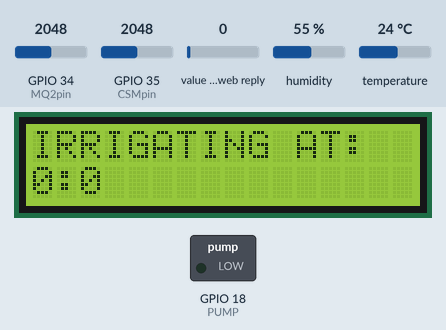
The sketch below on a simulated ESP32. On the bench: 16×2 character LCD, switched loads named in the sketch (green lamp = pin HIGH). The test bench sets the inputs (shaded band); at power-on: value in the web reply 0, humidity 55 %, GPIO 34 (MQ2pin) = 2048, GPIO 35 (CSMpin) = 2048, temperature 24 °C. WiFi joins after 1.5 s; servers stay silent unless stated; the local clock reads 2024-03-15 10:24:30 at power-on unless the sketch sets it; web services answer with replies made up by the test bench; what the sketch prints to the serial monitor is not drawn.

Above: at 7.8 s.
7.9 s: value in the web reply set to 2
At 21.7 s:
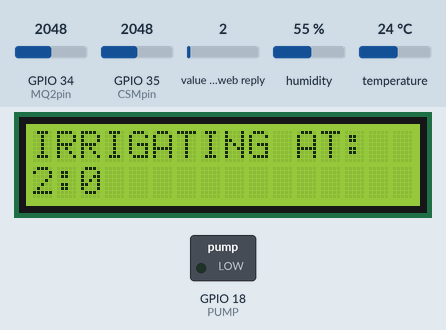
21.9 s: humidity set to 22 %
At 25.6 s:
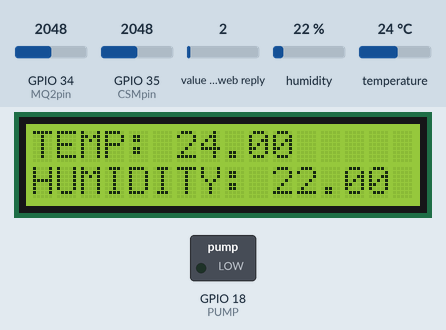
32.9 s: GPIO 34 (MQ2pin) set to 2866
At 38.2 s:
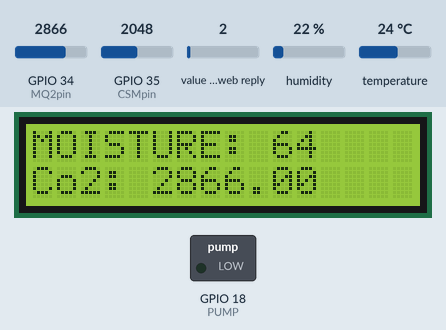
43.9 s: GPIO 35 (CSMpin) set to 2866
At 56.8 s:
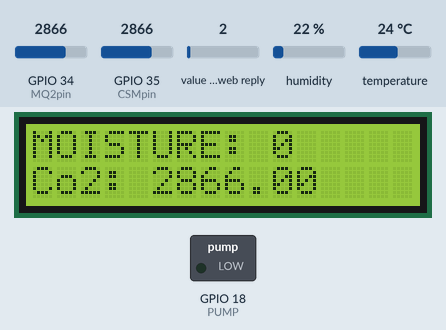
57.2 s: temperature set to 12 °C
At 67.8 s:
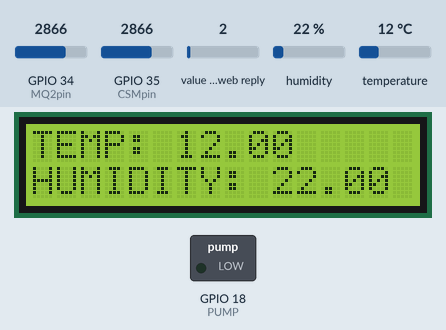
71.2 s: value in the web reply set to 25
At 75.1 s:
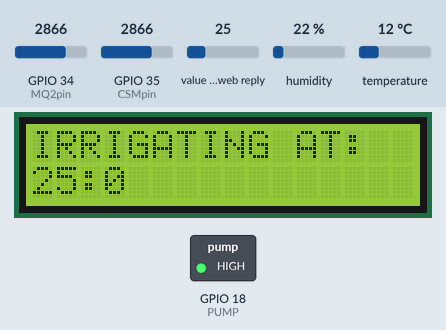
Timing chart, 0 to 81.0 s (numbered marks = the images above; inputs shaded):
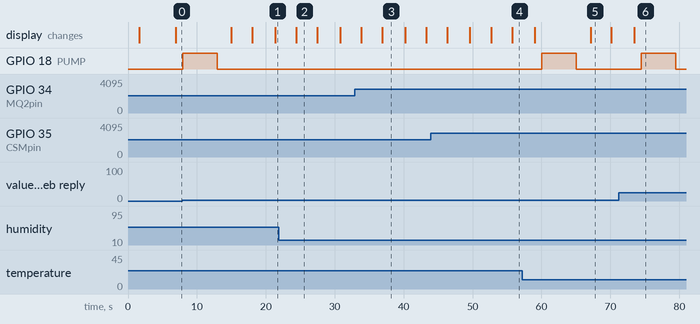

Measured:
- what the display in image 2 shows lasts 3.1 s, from 24.4 s to 27.5 s
- what the display in image 3 shows lasts 3.3 s, from 36.9 s to 40.2 s

The sketch:

ZuriFarm.ino
```cpp
#include <WiFi.h>
#include<ThingSpeak.h>
#include <Wire.h>
#include <LiquidCrystal_I2C.h>
#include <DHT.h>
#include "RTClib.h"

// Declaring the credentials
#define WIFI_SSID "DevKB"
#define WIFI_PASS "engineer254"

unsigned long channelID = 2130961;
const char *API_KEY = "FJ33Y1PVN6SPFG96";
const char *READ_API_KEY = "W39DE3LXTLMQOQAJ";

// Declaring GPIO pins
#define dhtPin 4
#define DHTTYPE DHT11
#define MQ2pin 34
#define CSMpin 35
#define PUMP 18

//sleep time interval
#define sleep_time 180
#define micro_second 1000000ULL


// calibration factors
const int wetValue = 2800;
const int dryValue = 1640;

unsigned long last_time = 0;
unsigned long Delay = 180000;


// Parameters to be read
float Temperature, Humidity;
float c02;
float soilMoisture;
int moistureContent, moisturePercent;

// instanciating RTC module (DS3231)
RTC_DS3231 rtc;
char days[7][12] = {"Sunday", "Monday", "Tuesday", "Wednesday", "Thursday", "Friday", "Saturday"};

int onHour;
int onMin;
float onTime;

LiquidCrystal_I2C lcd(0x27,16,2);
DHT dht(dhtPin, DHT11);
WiFiClient client;

void setup() {

  lcd.init();
  lcd.backlight();
  Serial.begin(9600);
  Serial.println("Zuri-Farm Initializing...");
  lcd.setCursor(0,0);
  lcd.print("ZURI-FARM...");

  WiFi.mode(WIFI_STA);

  Serial.print("ZuriFarm connecting to: ");
  Serial.print(WIFI_SSID);

  WiFi.begin(WIFI_SSID,WIFI_PASS);
  while(WiFi.status() != WL_CONNECTED){
    delay(500);
    Serial.print("...");
    }
    Serial.println("");
    Serial.print("Zuri-Farm connected to: ");
    Serial.println(WIFI_SSID);
    Serial.print("Zuri-Farm IP Address: ");
    Serial.println(WiFi.localIP());

    lcd.clear();
    lcd.print("CONNECTED...");

    //initialize RTC clock Module
    if (! rtc.begin()) {
    Serial.println("Could not find RTC! Check circuit.");

    lcd.clear();
    lcd.print("RTC FAILED!");
    while (1);
  }

  rtc.adjust(DateTime(__DATE__, __TIME__));
  delay(3000);

  ThingSpeak.begin(client);
  dht.begin();

  pinMode(MQ2pin,INPUT);
  pinMode(CSMpin, INPUT);
  pinMode(PUMP,OUTPUT);
  delay(2000);

}

void loop() {
  checkStatus();
  delay(2000);
  readData();

  if(millis()-last_time > Delay){
  publishData();
  last_time = millis();
  }

}

void readData(){
  Temperature = dht.readTemperature();
  Humidity = dht.readHumidity();
  c02= analogRead(MQ2pin);

  moistureContent = analogRead(CSMpin);
  moisturePercent = map(moistureContent,wetValue,dryValue,0,100);
  moisturePercent = constrain(moisturePercent, 0,100);

  if(isnan(Temperature) || isnan(Humidity)){
    Serial.println("DHT Reading error...");
    }
    Serial.print("Temperature: ");
    Serial.println(Temperature);
    Serial.print("Humidity: ");
    Serial.println(Humidity);
    Serial.print("Carbon Concentration: ");
    Serial.println(c02);
    Serial.print("Moisture Content: ");
    Serial.println(moisturePercent);

    lcd.clear();
    lcd.setCursor(0,0);
    lcd.print("TEMP: ");
    lcd.print(Temperature);
    lcd.setCursor(0,1);
    lcd.print("HUMIDITY: ");
    lcd.print(Humidity);

    delay(3000);

    lcd.clear();
    lcd.setCursor(0,0);
    lcd.print("MOISTURE: ");
    lcd.print(moisturePercent);
    lcd.setCursor(0,1);
    lcd.print("Co2: ");
    lcd.print(c02);
    delay(3000);
    }
void publishData(){

  ThingSpeak.setField(1,Temperature);
  ThingSpeak.setField(2,Humidity);
  ThingSpeak.setField(3,moisturePercent);
  ThingSpeak.setField(4,c02);
  ThingSpeak.writeFields(channelID,API_KEY);
//
  int dataC = ThingSpeak.writeFields(channelID,API_KEY);

  Serial.println(dataC);


    lcd.clear();
    lcd.setCursor(0,0);
    lcd.print("SENDING DATA...");
    delay(2000);

    if(dataC == -210){
      lcd.clear();
      lcd.setCursor(0,0);
      lcd.print("SEND OK!");
      }else{
        lcd.clear();
        lcd.setCursor(0,0);
        lcd.print("SEND FAIL! ");
        }//
  }
void checkStatus(){

  DateTime now = rtc.now();
  Serial.print(now.hour(),DEC);
  Serial.print(":");
  Serial.println(now.minute(),DEC);

  onTime = ThingSpeak.readFloatField(channelID, 5, READ_API_KEY);
  onHour = (int)onTime;
  onMin = (onTime - onHour)*100;


  Serial.print("Irrigation Time = ");
  Serial.print(onHour);
  Serial.print(":");
  Serial.println(onMin);

    lcd.clear();
    lcd.setCursor(0,0);
    lcd.print("IRRIGATING AT:");
    lcd.setCursor(0,1);
    lcd.print(onHour);
    lcd.print(":");
    lcd.print(onMin);
    delay(1000);


    //check irrigation

    if(moisturePercent <20){
      digitalWrite(PUMP,HIGH);
      delay(5000);
      } else{
        Serial.println("Soil Moisture OK");
        digitalWrite(PUMP,LOW);
        }


  if((now.hour() == onHour) && (now.minute()== onMin)){
    Serial.println("Irrigation Triggered!");
    lcd.clear();
    lcd.print("PUMP ON!");
    digitalWrite(PUMP,HIGH); // Irrigates the Farm for a minute

    }else{
      digitalWrite(PUMP,LOW);
      }
  }
```
